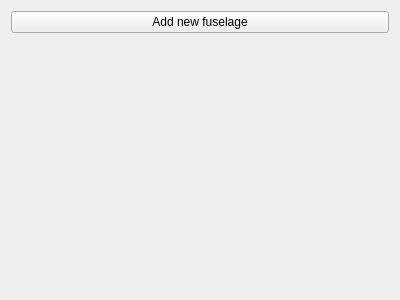
<?xml version="1.0" encoding="UTF-8"?>
<ui version="4.0">
 <class>ModificatorFuselagesWidget</class>
 <widget class="QWidget" name="ModificatorFuselagesWidget">
  <property name="geometry">
   <rect>
    <x>0</x>
    <y>0</y>
    <width>400</width>
    <height>300</height>
   </rect>
  </property>
  <property name="windowTitle">
   <string>Form</string>
  </property>
  <layout class="QVBoxLayout" name="verticalLayout">
   <item>
    <widget class="QPushButton" name="addNewFuselageBtn">
     <property name="text">
      <string>Add new fuselage</string>
     </property>
    </widget>
   </item>
   <item>
    <spacer name="verticalSpacer">
     <property name="orientation">
      <enum>Qt::Vertical</enum>
     </property>
     <property name="sizeHint" stdset="0">
      <size>
       <width>20</width>
       <height>40</height>
      </size>
     </property>
    </spacer>
   </item>
  </layout>
 </widget>
 <resources/>
 <connections/>
</ui>
